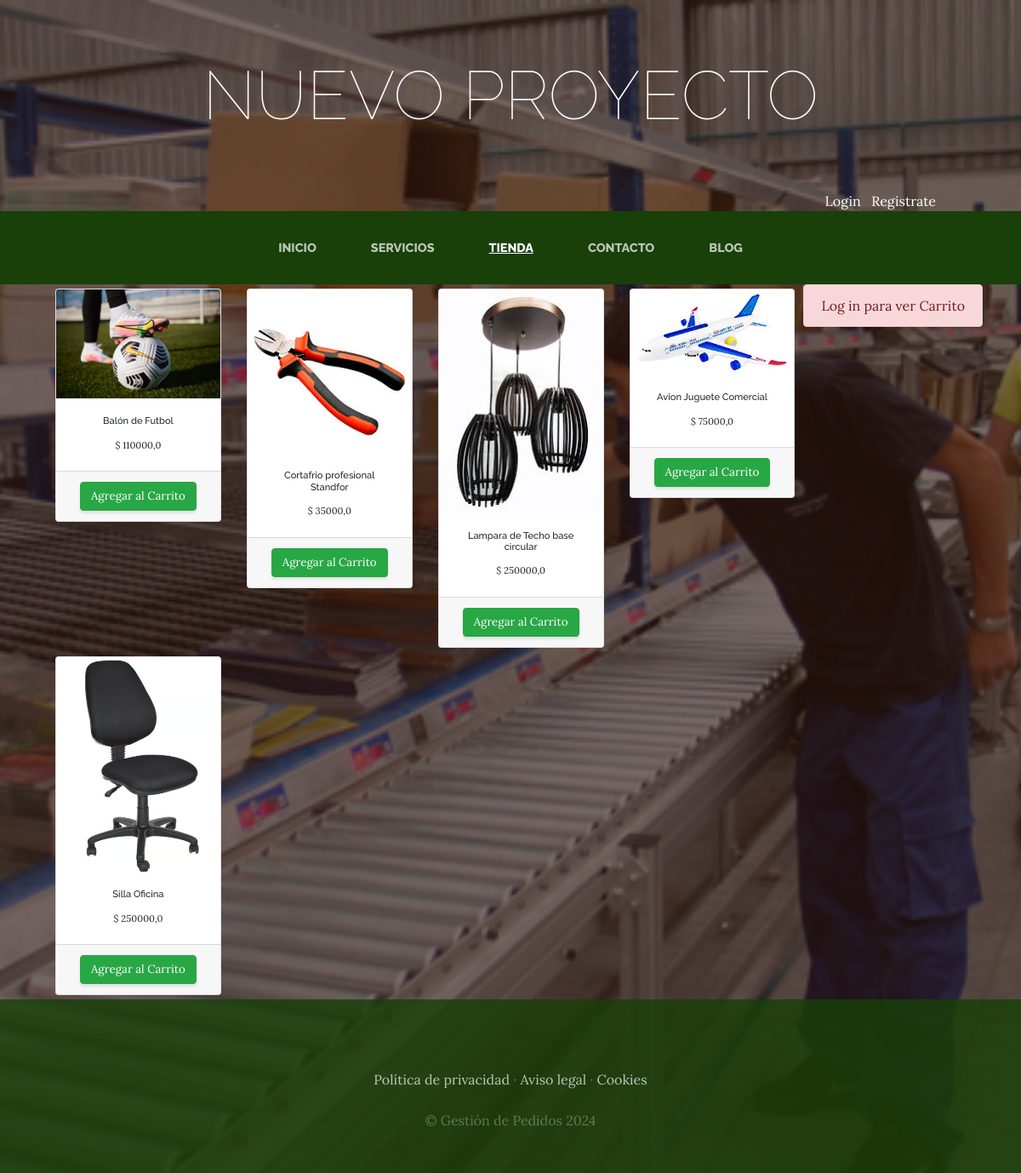
The app's page /tienda/, older data.
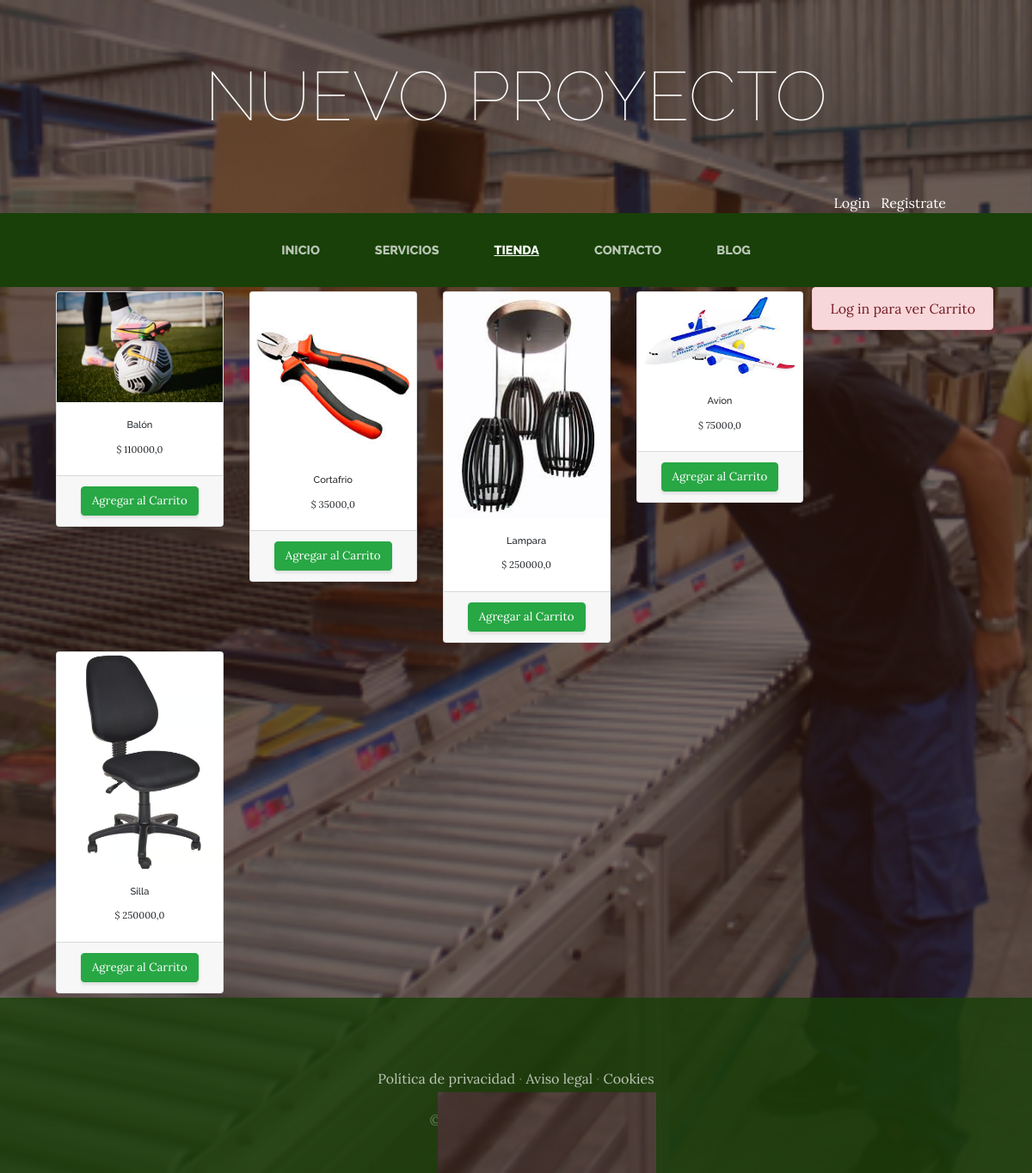
The same page, newer data.
### tienda/models.py (models this page shows)
class Producto(models.Model):
    nombre=models.CharField(max_length=60)
    categoria=models.ForeignKey(CategoriaProd, on_delete=models.CASCADE)
    imagen=models.ImageField(upload_to="tienda", null=True, blank=True)
    precio=models.FloatField()
    disponibilidad=models.BooleanField(default=True)
    created=models.DateTimeField(auto_now=True)
    updated=models.DateTimeField(auto_now=True)
    class Meta:
        verbose_name='Producto'
        verbose_name_plural='Productos'

### tienda/views.py (the view)
# urls.py: path('tienda/', include('tienda.urls')),
def tienda(request):
    productos=Producto.objects.all() #variable productos que toma todo lo que esta en el modelo Prodcuto de la clase creada en Models.py
    return render(request,"tienda/tienda.html", {"productos":productos}) #se crea un diccinario que le ponemos de nombre productos que trae lo que esta en la varableproductos

### carrito/context_processor.py (called while the page is built)
def importe_total_carro(request):
    total=0
    if request.user.is_authenticated:
        if "carrito" in request.session:
            for key, value in request.session["carrito"].items():
                total=total+(float(value["precio"])) #*value["cantidad"]
    return {"importe_total_carro":total}

### tienda/templates/tienda/tienda.html
{% extends "ProyectowebApp/base.html" %}
{% load static %}
{% block content %}
<div class="container">
  <div style="float: right;">
    {% if request.user.is_authenticated%}
    {% include "carro/widget.html" %}
    {% else %}
    <div class="alert alert-danger text-center">Log in para ver Carrito</div>
    {% endif %}
  </div>
  <div class="row">
    {% for producto in productos %}
    <div class="col-md-3">
      <div class="card" style="width: 100%; margin: 5px 5px;">
        <img src="{{producto.imagen.url}}" class="card-img-top">
        <div class="card-body" style="text-align: center; font-size: smaller;">
          <h5 class="card-title" style="font-size: smaller;">{{producto.nombre}}</h5>
          <p class="card-text" style="font-size: smaller;">$&nbsp;{{producto.precio}}</p>
        </div>
        <div class="card-footer text-center">
          <a href="{% url 'carrito:agregar' producto.id %}" class="btn btn-success" style="font-size: smaller;">Agregar al Carrito</a>
        </div>
      </div>
    </div>
    {% endfor %}
  </div>
</div>
{% endblock %}

### ProyectowebApp/templates/ProyectowebApp/base.html (shortened to what this page needs)
<html>
<head>
    {% load static %}
    <link href="{% static 'ProyectowebApp/vendor/bootstrap/css/bootstrapp.min.css' %}" rel="stylesheet">
    <link href="{% static 'ProyectowebApp/css/gestion.css' %}" rel="stylesheet">
</head>
<body>
    <h1 class="site-heading text-center text-white d-none d-lg-block">
        <span class="site-heading-lower">Nuevo Proyecto</span>
      </h1>
      <div style="text-align: right; margin-right: 100px; color: white;">
        {% if user.is_authenticated %}
          Hola : {{user.username}} &nbsp;&nbsp;<a href="{% url 'cerrar_sesion' %}" style="color: white;">Cerrar Sesion</a>
        {% else %}
          <a href="{% url 'loguear' %}" style="color: white;">Login</a>&nbsp;&nbsp;&nbsp;<a href="{% url 'autenticacion' %}" style="color: white;">Registrate</a>
        {% endif %}
      </div>
 <nav class="navbar navbar-expand-lg navbar-dark py-lg-4" id="mainNav">
    <div class="container">
      <div class="collapse navbar-collapse" id="navbarResponsive">
        <ul class="navbar-nav mx-auto">
          <li class="nav-item {% if request.path == '/inicio/' %}active{% endif %} px-lg-4">
            <a class="nav-link text-uppercase text-expanded" href="{%url 'Inicio' %}">Inicio</a>
          </li>
          <li class="nav-item {% if request.path == '/servicios/' %}active{% endif %} px-lg-4">
            <a class="nav-link text-uppercase text-expanded" href="{%url 'Servicios' %}">Servicios</a>
          </li>
          <li class="nav-item {% if request.path == '/tienda/' %}active{% endif %} px-lg-4">
            <a class="nav-link text-uppercase text-expanded" href="{%url 'Tienda' %}">Tienda</a>
          </li>
          <li class="nav-item {% if request.path == '/contacto/' %}active{% endif %} px-lg-4">
            <a class="nav-link text-uppercase text-expanded" href="{%url 'Contacto' %}">Contacto</a>
          </li>
          <li class="nav-item {% if request.path|slice:':6' == '/blog/' %}active{% endif %} px-lg-4">
            <a class="nav-link text-uppercase text-expanded" href="{%url 'Blog' %}">Blog</a>
          </li>
        </ul>
      </div>
    </div>
  </nav>
  {% block content %}
  {% endblock %}
    <footer class="footer text-faded text-center py-5">
      <div class="container">
        <p class="m-0 mbt">
        	<a href="sample.html" class="link">Política de privacidad</a> ·
        	<a href="sample.html" class="link">Aviso legal</a> ·
        	<a href="sample.html" class="link">Cookies</a>
		</p>
        <p class="m-0 mbt1">&copy; Gestión de Pedidos 2024</p>
      </div>
	</footer>
</body>
</html>

### ProyectowebApp/static/ProyectowebApp/css/gestion.css (style rules this page uses)
body { font-family: 'Lora'; background: linear-gradient(rgba(47, 23, 15, 0.65), rgba(47, 23, 15, 0.65)), url("../img/bg_main.jpg"); background-attachment: fixed; background-position: center; background-size: cover; }
h1, h2, h3, h4, h5, h6 { font-family: 'Raleway'; }
p { line-height: 1.75; }
.text-faded { color: rgba(255, 255, 255, 0.3); }
.site-heading { margin-top: 5rem; margin-bottom: 5rem; text-transform: uppercase; line-height: 1; font-family: 'Raleway'; }
.site-heading .site-heading-lower { font-size: 5rem; font-weight: 100; line-height: 4rem; }
#mainNav { background-color: rgba(24, 64, 8); font-family: 'Raleway'; }
#mainNav .navbar-nav .nav-item .nav-link { color: rgba(255, 255, 255, 0.7); font-weight: 800; }
#mainNav .navbar-nav .nav-item.active .nav-link { color: #ffffff; text-decoration: underline; }
@media (min-width: 992px) { #mainNav .navbar-nav .nav-item .nav-link { font-size: 0.9rem; } }
.footer { background-color: rgba(24, 64, 8, 0.8); }
.btn { box-shadow: 0px 3px 3px 0px rgba(33, 37, 41, 0.1); }
.mbt { padding-top: 2rem; }
.mbt1 { padding-top: 1.25rem; }
a.link { color: rgba(255, 255, 255, 0.7); }

Row changes from the older to the newer data that the page shows:
removed Producto: imagen (picture), nombre "Lampara de Techo base circular", precio "250000,0"
removed Producto: imagen (picture), nombre "Avion Juguete Comercial", precio "75000,0"
changed Producto: nombre "Balón de Futbol" → "Balón"
changed Producto: nombre "Cortafrio profesional Standfor" → "Cortafrio"
added Producto: imagen (picture), nombre "Lampara", precio "250000,0"
added Producto: imagen (picture), nombre "Avion", precio "75000,0"
changed Producto: nombre "Silla Oficina" → "Silla"
